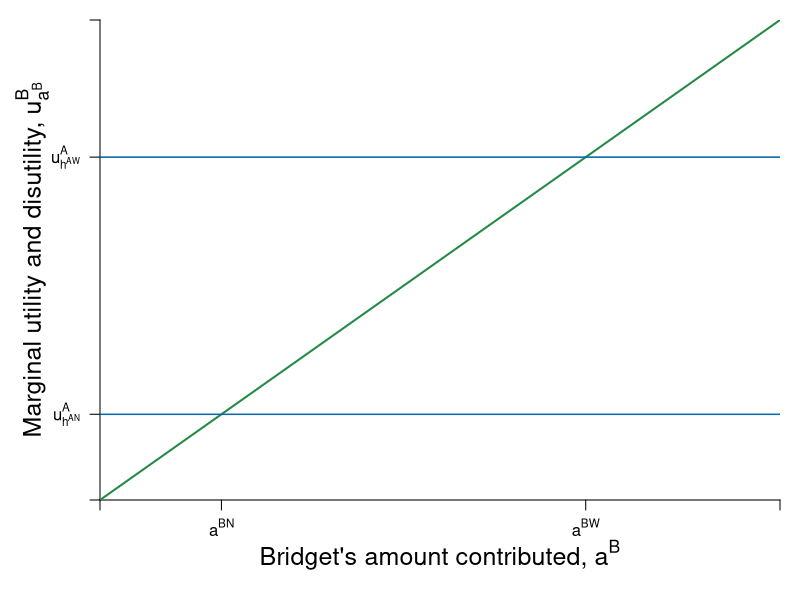

The R script that drew this image: (Note: this script raises an error after producing the figure.)
require(shape)
pdf(file = "public_mechanism/public_marginal.pdf", width = 8, height = 8)

#Set parameters for gragammacs
axislabelsize <- 1.5
graphlinewidth <- 2
segmentlinewidth <- 1.5

COL <- c("#7fc97f", "#beaed4", "#fdc086", "#ffff99", "#386cb0", "#f0027f", "#bf5b17", "#666666")
COLA <- c("#99d8c9","#66c2a4","#41ae76", "#238b45", "#005824")
COLB <- c("#4eb3d3", "#2b8cbe", "#0868ac","#084081")

par(mar =  c(5, 5, 1, 1))

MCost <- function(a, slope = 1, intercept = 0){
  intercept + slope*a
}


xlims <- c(0, 14)
ylims <- c(0, 14)

npts <- 501 
x <- seq(xlims[1], xlims[2], length.out = npts)
y <- seq(ylims[1], ylims[2], length.out = npts) 
a <- c(12, 46.08, 90)

plot(0, 0, xlim = xlims, ylim = ylims, type = "n",
     xlab = expression(paste("")),
     ylab = expression(paste("")), 
     xaxt = "n", 
     yaxt = "n", 
     cex.lab = axislabelsize, 
     bty = "n",
     xaxs="i", 
     yaxs="i")

# ticksy <- seq(from = 0, to = ylims[2], by = 2)
# ylabels <- seq(from = 0, to = ylims[2], by = 2)
# ticksx <- seq(from = 0, to = xlims[2], by = 2)
# xlabels <- seq(from = 0, to = xlims[2], by = 2)
ticksy <- c(0, 2.5, 10, ylims[2])
ylabels <- c(NA, expression(paste(u[h^AN]^A)),  expression(paste(u[h^AW]^A)), NA)
ticksx <- c(0, 2.5, 10, xlims[2])
xlabels <- c(NA, expression(paste(a^BN)), expression(paste(a^{BW})), NA)

axis(1, at = ticksx, pos = 0, labels = xlabels)
axis(2, at = ticksy, pos = 0, labels = ylabels, las = 1)

#mtext(expression(paste("Bridget's amount contributed, ", a^B)), side=1, line = 2.5, cex = axislabelsize)
text(0.5*xlims[2], -1.6, expression(paste("Bridget's amount contributed, ", a^B)), xpd = TRUE, cex = axislabelsize) 
text(-1.4, 0.5*ylims[2], expression(paste("Marginal utility and disutility, ", u[a^B]^B)), xpd = TRUE, cex = axislabelsize, srt = 90) 

npts <- 500 
xx1 <- seq(xlims[1], xlims[2], length.out = npts)
xx2 <- seq(4, 8, length.out = npts)

#lines(xx1, MBenefit(xx1, ua = 10), col = COLA[4], lwd = graphlinewidth)
lines(xx1, MCost(xx1), col = COLA[4], lwd = graphlinewidth)
#lines(xx1, indiffA(xx1, ua = 46.08), col = COLA[4], lwd = graphlinewidth)
#lines(xx2, mrsA(xx2), col = "gray", lwd = graphlinewidth, lty = 2)


segments(0, 10, xlims[2], 10, lty = 1, col = COLB[3] , lwd = segmentlinewidth)
segments(0, 2.5, xlims[2], 2.5, lty = 1, col = COLB[3] , lwd = segmentlinewidth)

# segments(9.6, 0, 9.6, 9.6, lty = 2, col = "gray" , lwd = segmentlinewidth)
# 
# segments(0, 6.9, 6.9, 6.9, lty = 2, col = "gray" , lwd = segmentlinewidth)
# segments(6.9, 0, 6.9, 6.9, lty = 2, col = "gray" , lwd = segmentlinewidth)


#segments(4.11765, 6.17647, 5.88, 8.88, lty = 1, col = COL[2] , lwd = graphlinewidth)
# text(9.5, 30, expression(paste("Slope at ", (list(e^A, y^A)) == (list(6, 28)), " is ", e^A == 6)))

text(1.4, 11, expression(paste("Marginal Social")), cex = labelsize)
text(0.79, 10.3, expression(paste("Benefit")), cex = labelsize)
text(1.5, 3.5, expression(paste("Marginal Private")), cex = labelsize)
text(0.83, 2.8, expression(paste("Benefit")), cex = labelsize)
text(11.2, 13, expression(paste("Marginal Cost", phantom() == a^B)), cex = labelsize)


text(12.6, 10.5, expression(paste(msb == n*gamma, phantom() == 5*gamma)), cex = labelsize)
text(13, 3, expression(paste(mpb == gamma)), cex = labelsize)
#Arrows(1.5, 9, 1.5, 11.5, col = "black", lty = 1, lwd = 2, arr.type = "triangle", arr.lwd = 0.5)
#text(3, 11, expression(paste(alpha, " increases, or ")), cex = labelsize)
#text(3, 10.5, expression(paste(h^B, " decreases")), cex = labelsize)

#Arrows(1.5, 7.5, 1.5, 4.5, col = "black", lty = 1, lwd = 2, arr.type = "triangle", arr.lwd = 0.5)
#text(3, 5.5, expression(paste(alpha, " decreases, or ")), cex = labelsize)
#text(3, 5, expression(paste(h^B, " increases")), cex = labelsize)

segments(10, 0, 10, 10, lty = 2, col = "gray" , lwd = segmentlinewidth)
points(10, 10, pch = 16, col = "black", cex = 1.5)
text(10.25, 9.5, expression(paste(g)), cex = labelsize)

segments(2.5, 0, 2.5, 2.5, lty = 2, col = "gray" , lwd = segmentlinewidth)
points(2.5, 2.5, pch = 16, col = "black", cex = 1.5)
text(2.5 + 0.25, 2.5 - 0.5, expression(paste(e)), cex = labelsize)

dev.off()
